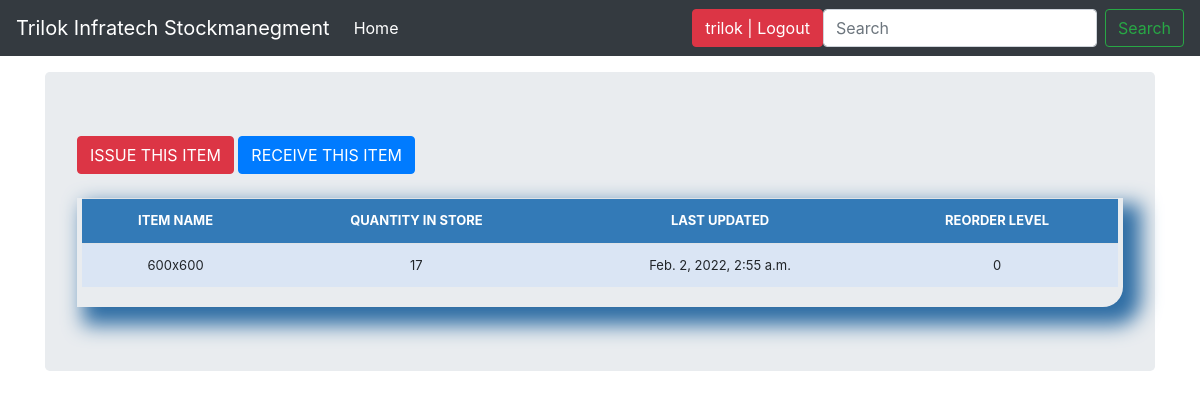
The page /stock_detail/12/ (signed in) on the database its author committed.
### stockmgmt/models.py (models this page shows, shortened)
class Stock(models.Model):
	category = models.CharField(max_length=50, blank=True, null=True, choices=category_choice)
	item_name = models.CharField(max_length=50, blank=True, null=True)
	quantity = models.IntegerField(default='0', blank=True, null=True)
	receive_quantity = models.IntegerField(default='0', blank=True, null=True)
	receive_by = models.CharField(max_length=50, blank=True, null=True)
	issue_quantity = models.IntegerField(default='0', blank=True, null=True)
	issue_by = models.CharField(max_length=50, blank=True, null=True)
	issue_to = models.CharField(max_length=50, blank=True, null=True)
	phone_number = models.CharField(max_length=50, blank=True, null=True)
	created_by = models.CharField(max_length=50, blank=True, null=True)
	reorder_level = models.IntegerField(default='0', blank=True, null=True)
	last_updated = models.DateTimeField(auto_now_add=False, auto_now=True)
	timestamp = models.DateTimeField(auto_now_add=True, auto_now=False)
	export_to_CSV = models.BooleanField(default=False)

### stockmgmt/views.py (the view)
# urls.py: path('stock_detail/<str:pk>/', views.stock_detail, name="stock_detail"),
@login_required
def stock_detail(request, pk):
	queryset = Stock.objects.get(id=pk)
	context = {
		"queryset": queryset,
	}
	return render(request, "stock_detail.html", context)

### stockmgmt/templates/stock_detail.html (shortened to what this page needs)
{% load static %}
{% load crispy_forms_tags %}
<!DOCTYPE html>
<html lang="en">
<head>
    <link rel="stylesheet" href="https://cdn.jsdelivr.net/npm/bootstrap@4.5.3/dist/css/bootstrap.min.css">
    <link href="{% static 'css/stylesheet.css' %}" rel="stylesheet">
    <link href="navbar-top-fixed.css" rel="stylesheet">
</head>
<body>
    {% include 'navbar.html' %}
    <main role="main" class="container">
        <div class="jumbotron">
            <a href="{% url 'issue_items' queryset.id %}"><div class='btn btn-danger'>ISSUE THIS ITEM</div></a>
            <a href="{% url 'receive_items' queryset.id %}"><div class='btn btn-primary'>RECEIVE THIS ITEM</div></a>
                    <br><br>
                    <div class="display_table">
                      <table class='table'>
                              <tr>
                                <th>ITEM NAME</th>
                                <th>QUANTITY IN STORE</th>
                                <th>LAST UPDATED</th>
                                <th>REORDER LEVEL</th>
                              </tr>
                              <tr>
                                <td>{{queryset.item_name}}</td>
                                <td>{{queryset.quantity}}</td>
                                <td>{{queryset.last_updated}}</td>
                                <td>{{queryset.reorder_level}}</td>
                              </tr>
                      </table>
                    </div>
        </div>
    </main>
</body>
</html>

### stockmgmt/templates/navbar.html (shortened to what this page needs)
<nav class="navbar navbar-expand-md navbar-dark fixed-top bg-dark">
    <a class="navbar-brand" href="/">Trilok Infratech Stockmanegment</a>
    <div class="collapse navbar-collapse" id="navbarCollapse">
        <ul class="navbar-nav mr-auto">
            {% if request.user.is_authenticated %}
            <li class="nav-item active">
                <a class="nav-link" href="/">Home <span class="sr-only">(current)</span></a>
            </li>
            {% endif %}
        </ul>
        <ul class="navbar-nav">
            {% if request.user.is_authenticated %}
            <li><a href="/accounts/logout"><button class="btn btn-danger">{{ user }} | Logout</button></a></li>
            {% else %}
            <li><a href="/accounts/login"><button class="btn btn-danger">Login</button></a></li>
            {% endif %}
        </ul>
        {% if request.user.is_authenticated %}
        <form method='get' action="/search/" class="form-inline mt-2 mt-md-0">
            <input class="form-control mr-sm-2" type="text" placeholder="Search" aria-label="Search"  name="search" id="search">
            <button class="btn btn-outline-success my-2 my-sm-0" type="submit">Search</button>
        </form>
        {% endif %}
    </div>
</nav>

### stockmgmt/static/css/stylesheet.css (style rules this page uses)
.table { font-size: 13px; text-align: center; width: 99%; margin: auto; text-align: center; }
.table tr:nth-child(odd) { background: #B8CAE4 }
.table tr:nth-child(even) { background: #dae5f4 }
th { background-color: #337ab7; color: white; }
.display_table { border-bottom-right-radius: 20px; padding-left: 0px; padding-right: 0px; padding-bottom: 20px; box-shadow: 12px 12px 20px 6px #2e6da4; }

### stockmgmt/static/css/navbar-top-fixed.css (style rules this page uses)
body { min-height: 75rem; padding-top: 4.5rem; }

### rows shown on the page
Stock: item_name "600x600", quantity "17", last_updated "Feb. 2, 2022, 2:55 a.m.", reorder_level "0"

### other values the page prints
{{ user }} "trilok"
